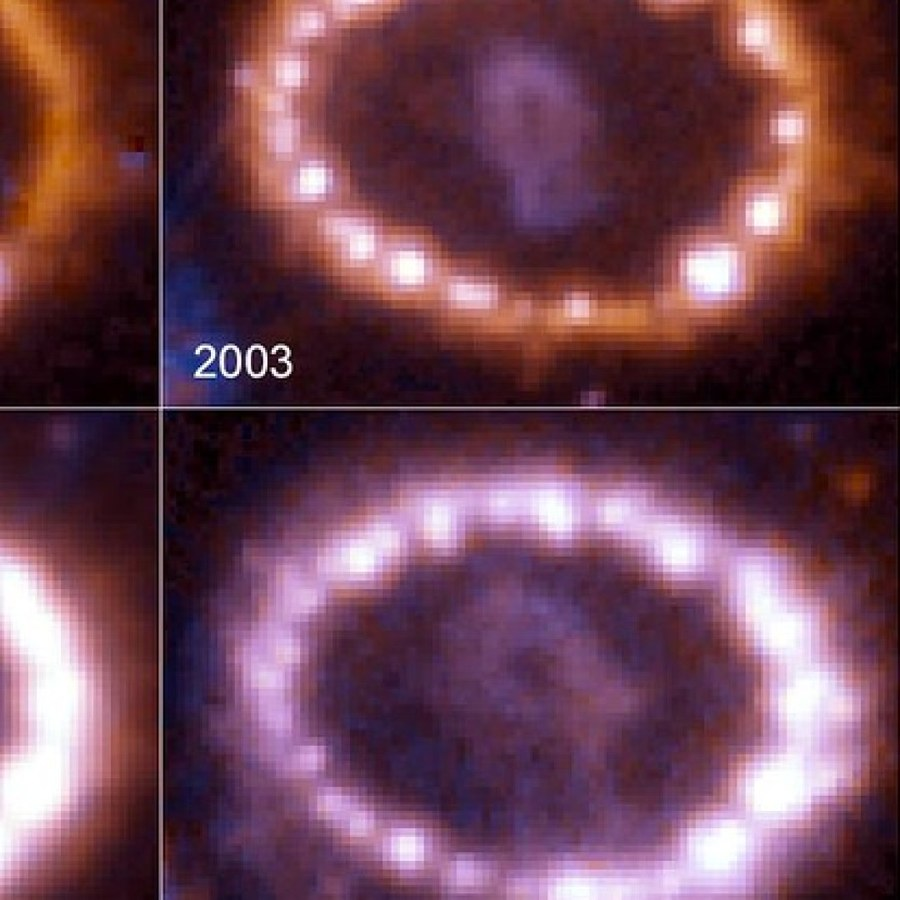
#> input picture ai-advertising-trailer/assets/img/hook/h02.jpg, 900 x 900 px, given as the content of the folder ../assets/img/hook/h02.jpg, which was not available
$ python circle_crop.py ../assets/img/hook/h02.jpg ../assets/img/hook/h03.jpg
#> lines starting #> are read from the running program, lines starting #| are printed output that depends on the picture
"""Find the dominant circle in each photo and write a square crop centred on it (circle ~70% of frame).
usage: python3 tools/circle_crop.py <indir> <outdir>"""
import cv2, numpy as np, glob, os, sys
src, dst = sys.argv[1], sys.argv[2]; os.makedirs(dst, exist_ok=True)
for f in sorted(glob.glob(f"{src}/*.jpg")):
    im = cv2.imread(f)
#> im is the input picture: shape (900, 900, 3); mean B, G, R 82.4, 67.5, 108.8
    if im is None: continue
    h, w = im.shape[:2]; s = 800 / max(h, w); sm = cv2.resize(im, (int(w*s), int(h*s)))
#> after `h, w = im.shape[:2]`: h = 900; w = 900
#> after `s = 800 / max(h, w)`: s = 0.889
    g = cv2.medianBlur(cv2.cvtColor(sm, cv2.COLOR_BGR2GRAY), 5)
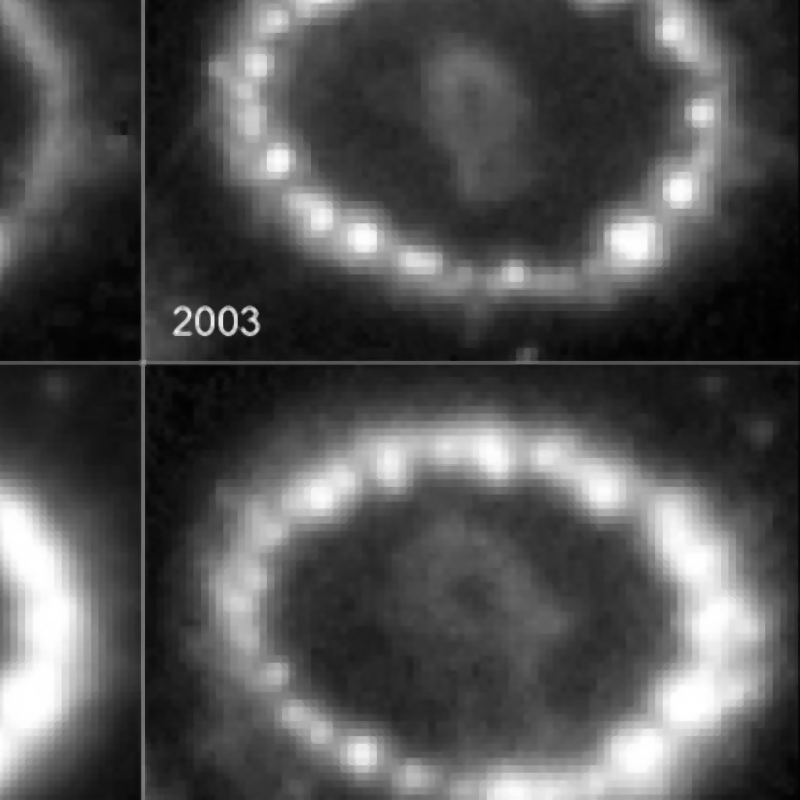
#> g: shape (800, 800); min 0, max 255, mean 81.3
    H, W = g.shape; mn = min(H, W)
#> after `H, W = g.shape`: H = 800; W = 800
#> after `mn = min(H, W)`: mn = 800
    c = cv2.HoughCircles(g, cv2.HOUGH_GRADIENT, dp=1.5, minDist=mn, param1=120, param2=60, minRadius=int(mn*.18), maxRadius=int(mn*.5))
#> c = [[407.2, 642.8, 390.9]]
    if c is None:
        cx, cy, r, ok = W/2, H/2, mn*0.35, "nocircle"
    else:
        cx, cy, r = c[0][0]; ok = "circle"
#> after `cx, cy, r = c[0][0]`: cx = 407.2; cy = 642.8; r = 390.9
    half = min(r / 0.70, cx, cy, W - cx, H - cy)        # circle fills ~70% of the square, never pad
#> half = 157.2
    if half < r * 0.9: half = min(cx, cy, W-cx, H-cy)
    x0, y0 = int((cx-half)/s), int((cy-half)/s); side = int(2*half/s)
#> after `x0, y0 = (int((cx - half) / s), int((cy - half) / s))`: x0 = 281; y0 = 546
#> after `side = int(2 * half / s)`: side = 353
    if side < 300: print("skip small", f); continue
    crop = cv2.resize(im[y0:y0+side, x0:x0+side], (1080, 1080), interpolation=cv2.INTER_AREA)
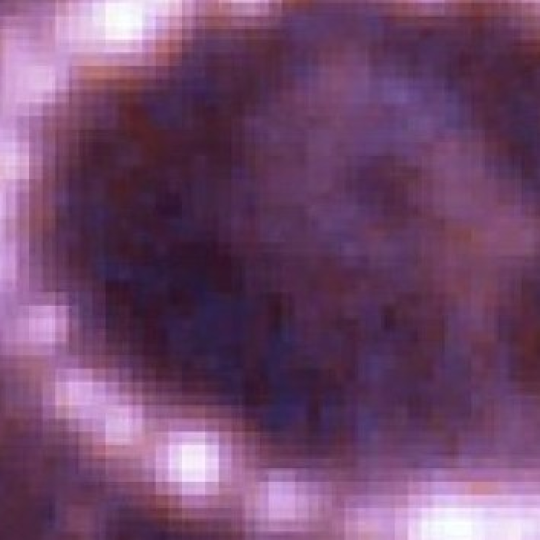
#> crop: shape (1080, 1080, 3) (shown at 1/2 size); mean B, G, R 107.7, 72.4, 112.6
    cv2.imwrite(f"{dst}/{os.path.basename(f)}", crop, [cv2.IMWRITE_JPEG_QUALITY, 90])
    print(ok, os.path.basename(f), f"r/half={r/half:.2f}")
#| circle h02.jpg r/half=2.49

$ run again, on ai-advertising-trailer/assets/img/hook/h03.jpg
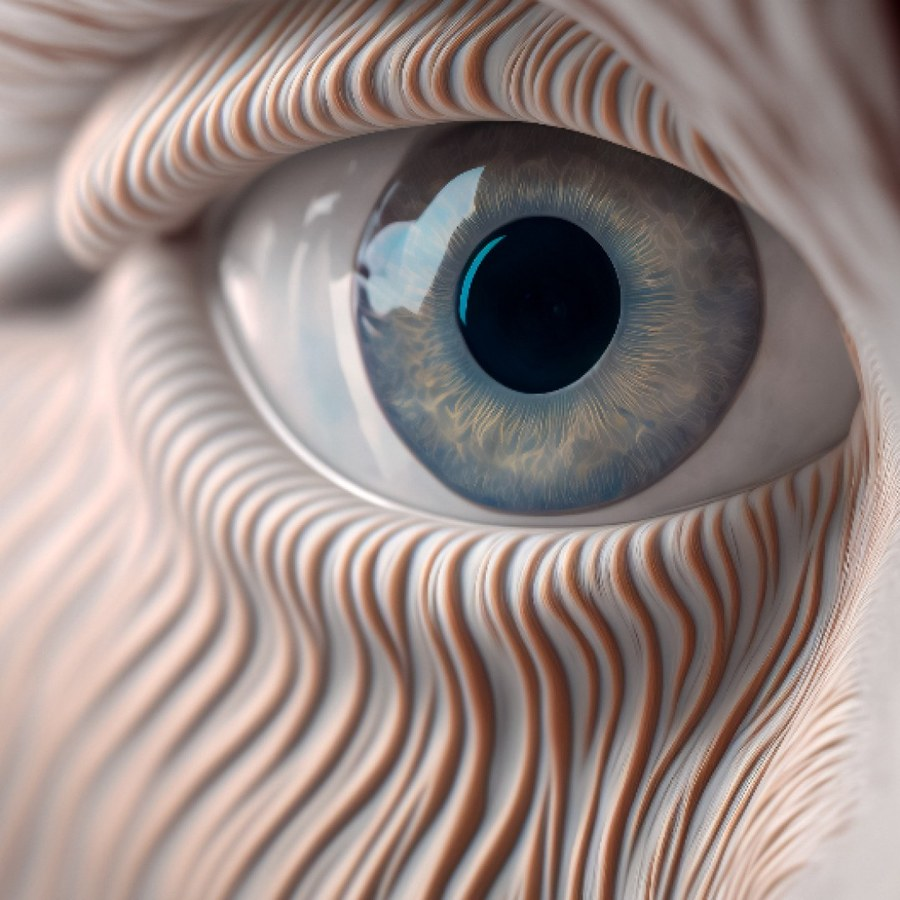
#> input picture ai-advertising-trailer/assets/img/hook/h03.jpg, 900 x 900 px, given as the content of the folder ../assets/img/hook/h03.jpg, which was not available
#> im is the input picture: shape (900, 900, 3); mean B, G, R 133.2, 137.3, 152.2
#> `g = cv2.medianBlur(cv2.cvtColor(sm, cv2.COLOR_BGR2GRAY), 5)`:
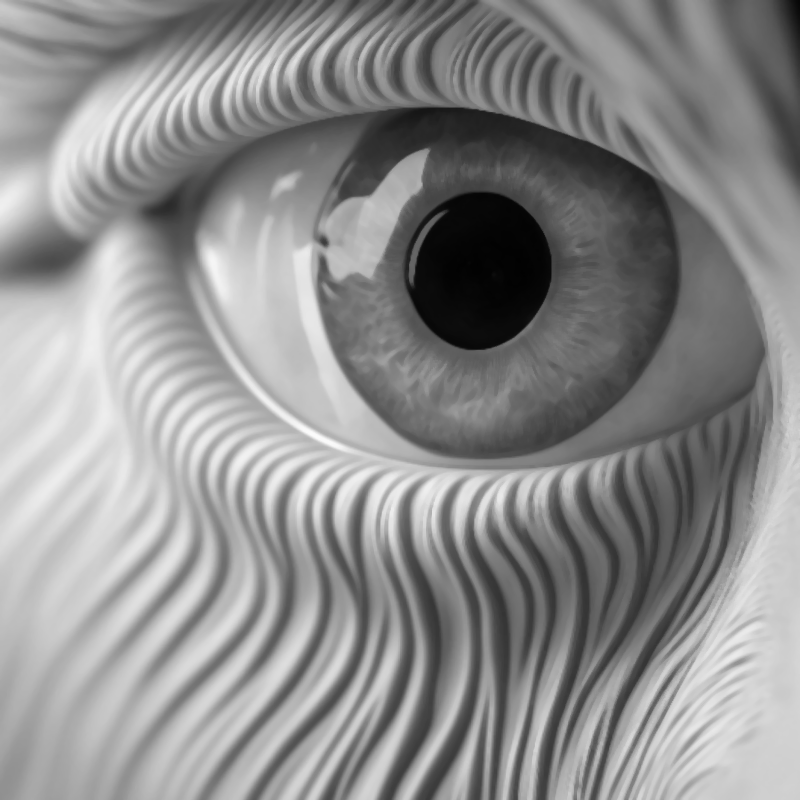
#> g: shape (800, 800); min 1, max 252, mean 141.2
#> c = [[393.8, 398.2, 377.7]]
#> cx = 393.8; cy = 398.2; r = 377.7
#> half = 393.8
#> x0 = 0; y0 = 5
#> side = 885
#> `crop = cv2.resize(im[y0:y0+side, x0:x0+side], (1080, 1080), interpolat..`:
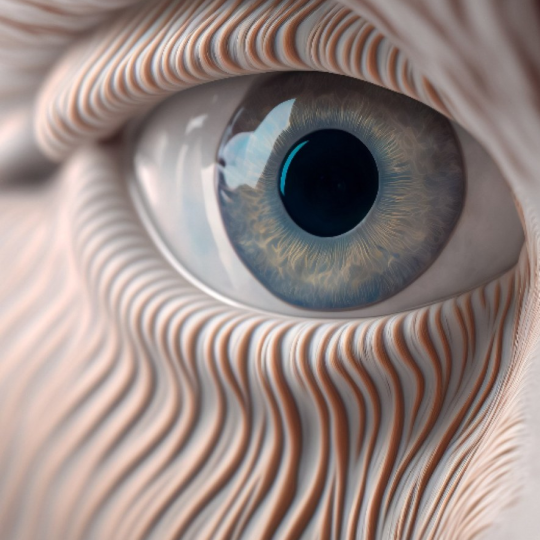
#> crop: shape (1080, 1080, 3) (shown at 1/2 size); mean B, G, R 132.7, 136.8, 151.7
#| circle h03.jpg r/half=0.96

$ run again, on ai-advertising-trailer/assets/img/hook/h04.jpg
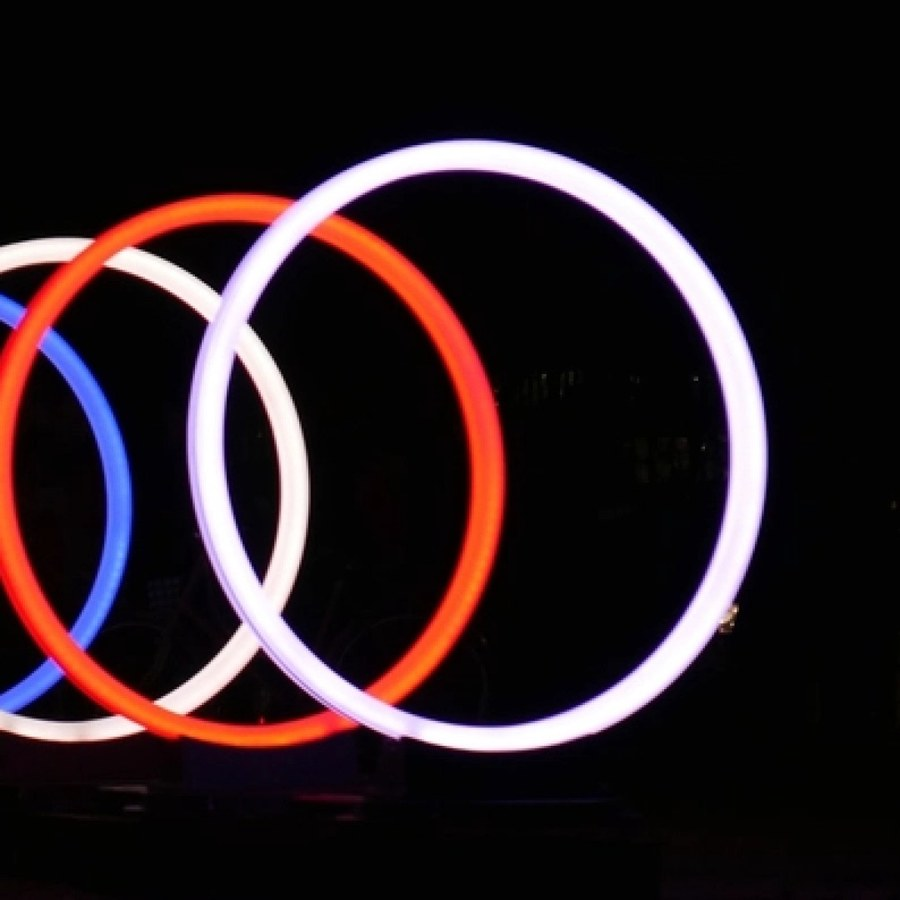
#> input picture ai-advertising-trailer/assets/img/hook/h04.jpg, 900 x 900 px, given as the content of the folder ../assets/img/hook/h04.jpg, which was not available
#> im is the input picture: shape (900, 900, 3); mean B, G, R 33.1, 29.8, 42.1
#> `g = cv2.medianBlur(cv2.cvtColor(sm, cv2.COLOR_BGR2GRAY), 5)`:
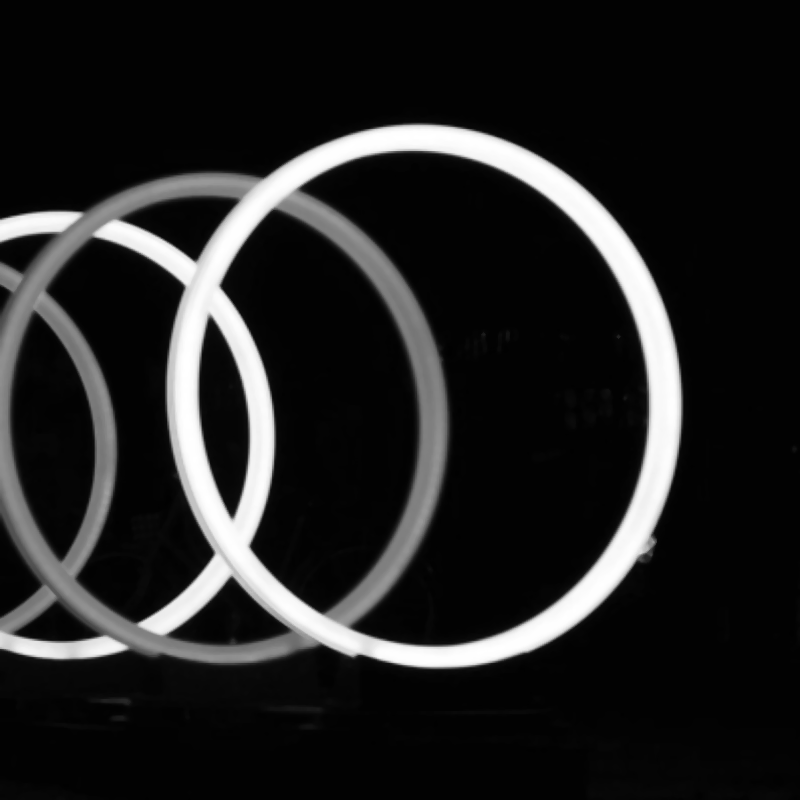
#> g: shape (800, 800); min 1, max 255, mean 33.8
#> c = [[396.8, 402.8, 285]]
#> cx = 396.8; cy = 402.8; r = 285
#> half = 396.8
#> x0 = 0; y0 = 6
#> side = 892
#> `crop = cv2.resize(im[y0:y0+side, x0:x0+side], (1080, 1080), interpolat..`:
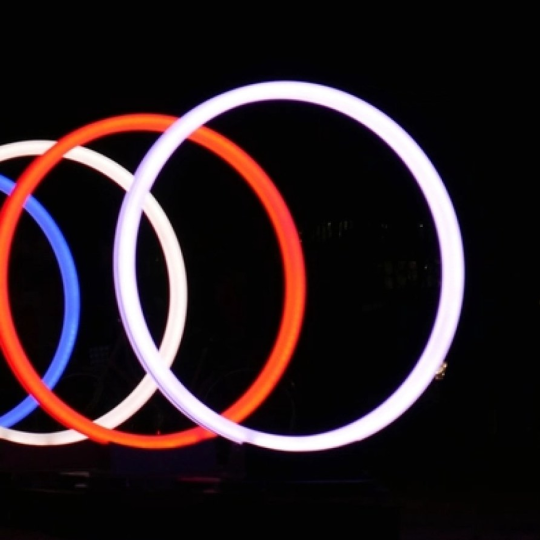
#> crop: shape (1080, 1080, 3) (shown at 1/2 size); mean B, G, R 33.6, 30.3, 42.7
#| circle h04.jpg r/half=0.72
